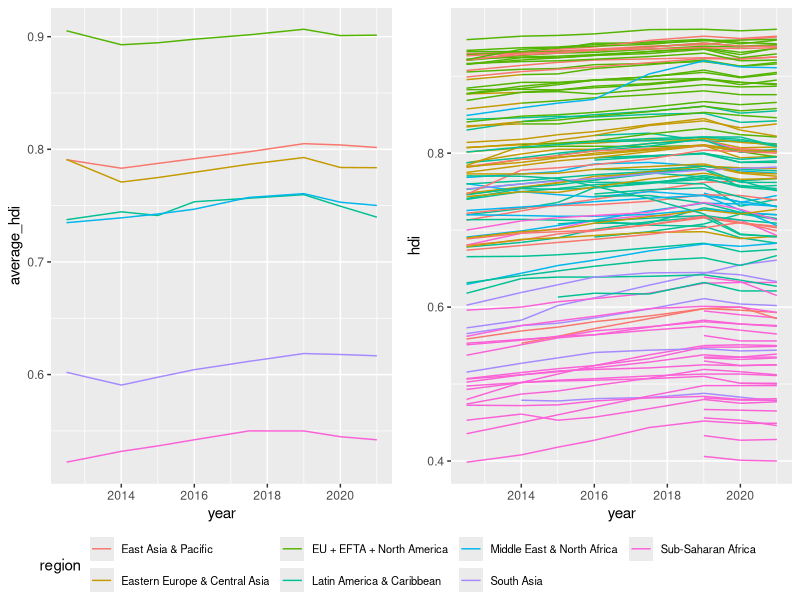
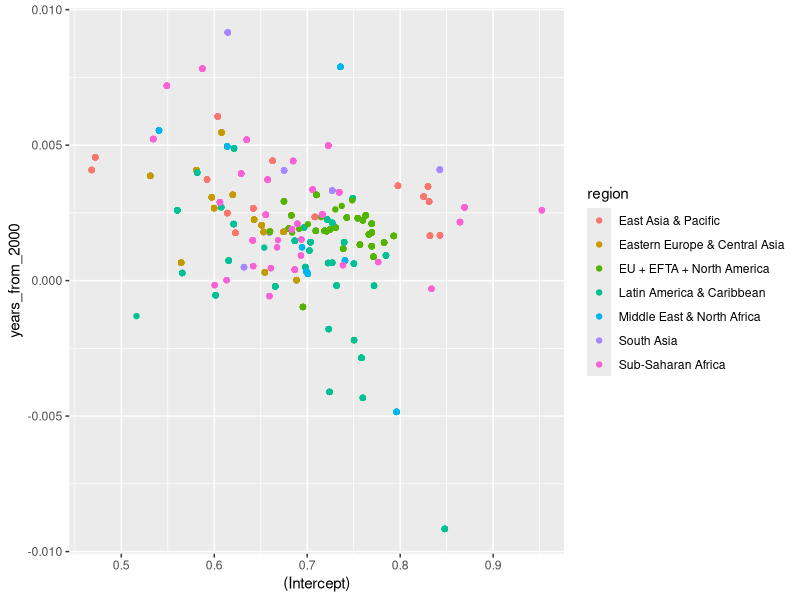
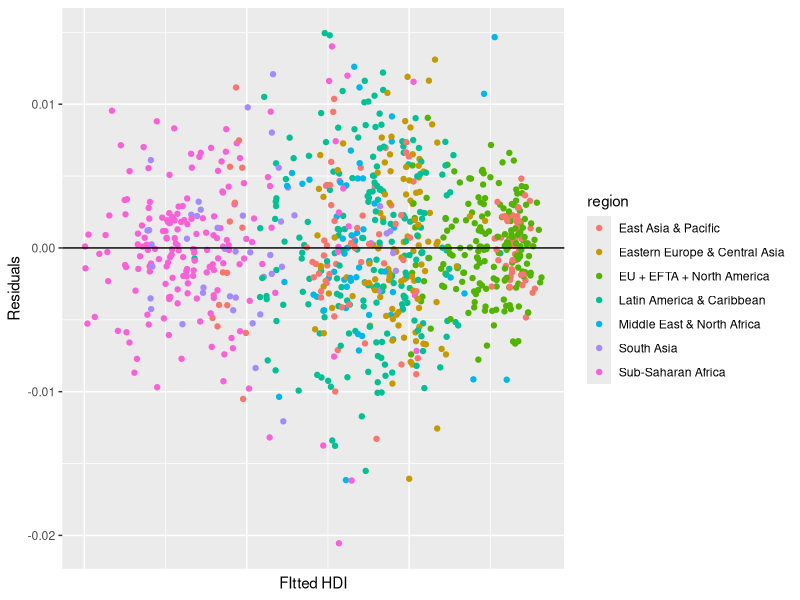
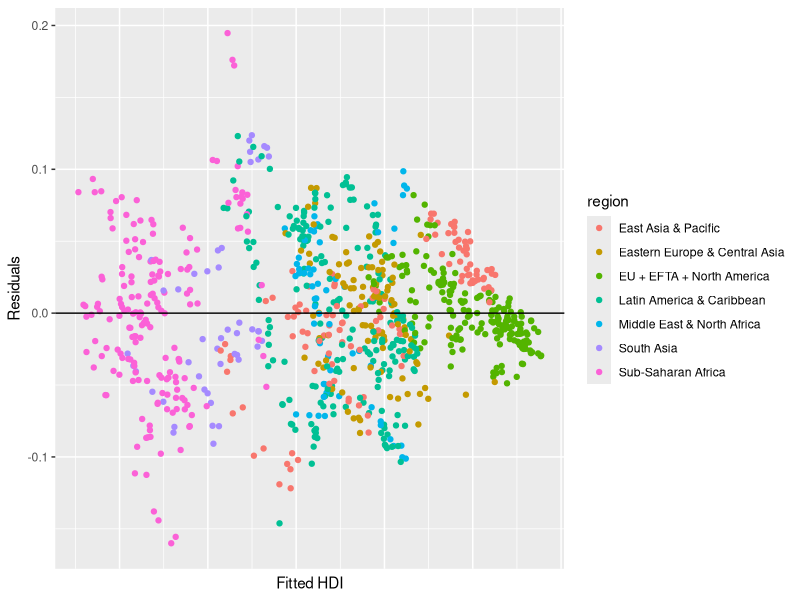

The R source for these figures, in order:
## ---- chunk 1
knitr::opts_chunk$set(echo = FALSE, warning=FALSE, message=FALSE)
## ---- chunk 2
# Load Libraries
library(dplyr)
library(ggplot2)
library(lme4)
library(broom.mixed)
library(lmerTest)
library(ggpubr)

data = read.csv("./data/data_clean.csv")
## ---- chunk 3
data[data$year == "2012-2013", "year"] = "2012.5"
data[data$year == "2017-2018", "year"] = "2017.5"
data$year = as.numeric(data$year)
average_hdi = data %>% group_by(region,year) %>% summarise(average_hdi = mean(hdi))
hdi_region = ggplot(data=average_hdi, aes(x=year, y=average_hdi)) + geom_line(aes(color = region))+  theme(legend.text = element_text(size = 8))
hdi_country = ggplot(data=data, aes(x=year, y=hdi, group = country, col=region)) + geom_line()+  theme(legend.text = element_text(size = 8))
ggarrange(hdi_region, hdi_country, ncol=2, common.legend = TRUE, legend="bottom")
## ---- chunk 4
# Create Time Mixed Effects Model
selected_columns = data[, c("country","year", "region", "hdi", "x1.6","x3.2", "x5.1", "x6.4", "x7.3")]
selected_columns[selected_columns$year == "2012-2013", "year"] = "2012.5"
selected_columns[selected_columns$year == "2017-2018", "year"] = "2017.5"
selected_columns$year = as.numeric(selected_columns$year)
selected_columns$years_from_2000 = selected_columns$year - 2000

time_mixed_effects = lmer(hdi~years_from_2000+x1.6+x3.2+x5.1+x6.4+x7.3+(1+x1.6+x3.2+x5.1+x6.4+x7.3|region)+(1+years_from_2000||country),data=selected_columns)
## ---- chunk 5
# Determine Significance of Coefficients
fixed_effects = as.data.frame(summary(time_mixed_effects)$coefficients)
adjusted_p_values = p.adjust(fixed_effects[, "Pr(>|t|)"], method = "bonferroni")

fixed_effects$`Bonferroni_Pr(>|t|)` = adjusted_p_values
fixed_effects
## ---- chunk 6
# Importance of Considering Region
time_mixed_effects_noRegion = lmer(hdi~x1.6+x3.2+x5.1+x6.4+x7.3+(1+years_from_2000||country),data=selected_columns)
anova(time_mixed_effects,time_mixed_effects_noRegion)

# Importance of Considering Year
time_mixed_effects_noYear = lmer(hdi~x1.6+x3.2+x5.1+x6.4+x7.3+(1+x1.6+x3.2+x5.1+x6.4+x7.3|region),data=selected_columns)
anova(time_mixed_effects,time_mixed_effects_noYear)
## ---- chunk 7
# Make Plots
country_coef = as.data.frame(coef(time_mixed_effects)$country)
country_coef = merge(country_coef, selected_columns[,c("country", "region")], by.x=c("row.names"), by.y=c("country"))

ggplot(data = country_coef, aes(x=`(Intercept)`, y = years_from_2000)) + geom_point(aes(color=region))

residuals = augment(time_mixed_effects)
ggplot(data = residuals, aes(x=.fitted, y = .resid)) +
  geom_point(aes(color = region)) +
  theme(axis.text.x=element_blank(), axis.ticks.x=element_blank()) +
  geom_hline(yintercept = 0) +
  labs(y="Residuals", x="FItted HDI")
## ---- chunk 8
# Old wrong model
time_mixed_effects = lmer(hdi~years_from_2000+x1.6+x3.2+x5.1+x6.4+x7.3+(1+years_from_2000|region),data=selected_columns)


residuals = augment(time_mixed_effects)
ggplot(data = residuals, aes(x=.fitted, y = .resid)) +
  geom_point(aes(color = region)) +
  theme(axis.text.x=element_blank(), axis.ticks.x=element_blank()) +
  geom_hline(yintercept = 0) +
  labs(y="Residuals", x="Fitted HDI")
